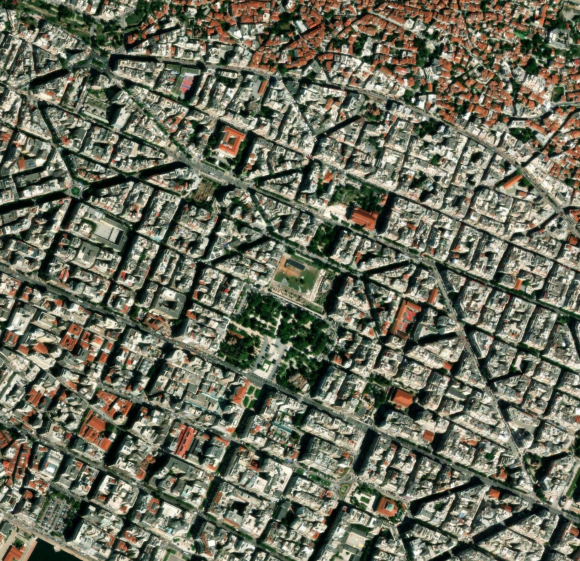
%> input picture im2.png, 1160 x 1122 px, given in place of im1.png, which was not available (shown at 1/2 size)
$ octave test.m   (GNU Octave 9; MATLAB toolbox functions it lacks are replaced by stand-ins)
%> lines starting %> are read from the running program, lines starting %| are printed output that depends on the picture; pictures that were not available may be replaced by others from this repository, and a replacement may not be noted
### findCorners.m
function c = findCorners(I, sigma, k, Rthres)
% Function finding the corner points of an input image, using the Harris
% corner detection algorithm.
%
% Inputs:
%   I - the grayscale image
%   sigma - a float parameter, used for Gaussian mask.
%       ( Bigger sigma values lead to slower reduction of the Gaussian
%       mask, which leads to more neighbor pixels taken into account. )
%   k - a float parameter for Harris detection algorithm.
%       ( Bigger k values, makes the algorithm more biased towards
%       detecting corners in contrast to edges. )
%   Rthres - threshold value for keeping only the features (corners, edges)
%       with the strongest R value. (most likely to be true positive)
%
% Output:
%   c - A boolean vector, containing 1 if the particular pixel of the image
%       is a corner point.

    % Derivative masks
    [dx, dy] = meshgrid(-1:1, -1:1);

    % Compute the image derivatives
    Ix = conv2(double(I), dx, 'same');
    Iy = conv2(double(I), dy, 'same');

    % Compute products
    Ix2 = Ix.^2;
    Iy2 = Iy.^2;
    Ixy = Ix.*Iy;

    % Compute the sums of products at each pixel
    Sx2 = conv2(Ix2, fspecial('gaussian', 2*ceil(3*sigma)+1, sigma), 'same');
    Sy2 = conv2(Iy2, fspecial('gaussian', 2*ceil(3*sigma)+1, sigma), 'same');
    Sxy = conv2(Ixy, fspecial('gaussian', 2*ceil(3*sigma)+1, sigma), 'same');

    % Compute the Harris response
    R = (Sx2.*Sy2 - Sxy.^2) - k*(Sx2 + Sy2).^2;

    % Check if pixel is a corner
    c = R > Rthres;
end

### myDetectHarrisFeatures.m
function corners = myDetectHarrisFeatures(I, sigma, k, Rthres, show_im)
% Function finding the corner points of an input image, using the Harris
% corner detection algorithm.
%
% Inputs:
%   I - the grayscale image
%   sigma - a float parameter, used for Gaussian mask.
%       ( Bigger sigma values lead to slower reduction of the Gaussian
%       mask, which leads to more neighbor pixels taken into account. )
%   k - a float parameter for Harris detection algorithm.
%       ( Bigger k values, makes the algorithm more biased towards
%       detecting corners in contrast to edges. )
%   Rthres - threshold value for keeping only the features (corners, edges)
%       with the strongest R value. (most likely to be true positive)
%   show_im - a boolean parameter, for selecting whether to display the
%   image with corner points or not.
%
% Output:
%   corners - a Nx2 array, containing the (x, y) coordinates of the N
%   corner points found.

    % Find corners
    c = findCorners(I, sigma, k, Rthres);

    % Find corners coordinates (x,y)
    [x, y] = find(c);

    corners = zeros(length(x), 2);
    corners(:, 1) = x;
    corners(:, 2) = y;

    if show_im
        figure, clf;
        mat_corners = detectHarrisFeatures(I, 'MinQuality', 0.1);  %'MinQuality', 0.01 (default)
        imshow(I);
        hold on
        plot(mat_corners);
        title('Harris corners, using MATLAB implementation');
        hold off

        % Display the corners on the original image
        figure, clf;
        imshow(I);
        hold on
        plot(corners(:, 2), corners(:, 1), 'r+');
        title('Harris corners, using my implementation');
        hold off
    end
end

### test.m
% Test for matching descriptors

close all;
clc;

% Read the images and convert them to grayscale if not already
im1 = imread('im1.png');
%> im1 is the input picture: size 1122x1160x3 uint8; mean R, G, B 107.5, 109, 92.1

im2 = imread('im2.png');

% Get the size of the image
[~, ~, numberOfColors] = size(im1);
%> numberOfColors = 3

% If the image is RGB, convert it to grayscale
if numberOfColors > 1
    im1 = rgb2gray(im1);
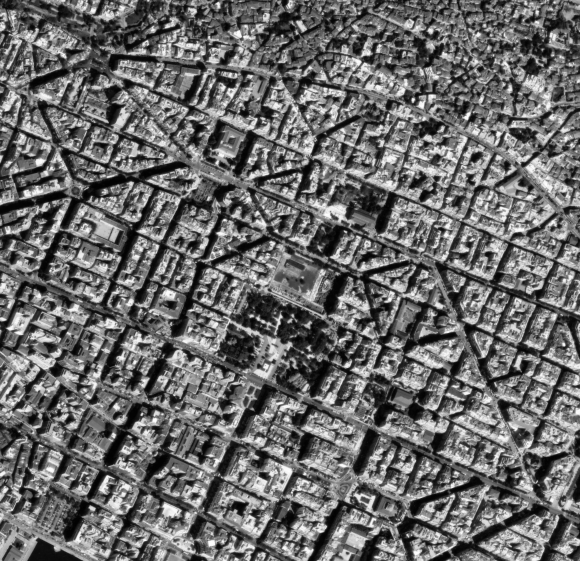
%> im1: size 1122x1160 uint8 (shown at 1/2 size); min 0, max 254, mean 106.6
end

% Get the size of the image
[~, ~, numberOfColors] = size(im2);

% If the image is RGB, convert it to grayscale
if numberOfColors > 1
    im2 = rgb2gray(im2);
end

% Harris Detector parameters
sigma = 0.33; % Gaussian smoothing parameter %0.3
threshold = 5000; % Threshold
k = 0.22; % Harris k constant %0.18
show_im = false; % Parameter for img display

% Detect corner points for image 1
points_1 = myDetectHarrisFeatures(im1, sigma, k, threshold, show_im);
%> in findCorners, `Ix = conv2(double(I), dx, 'same');`:
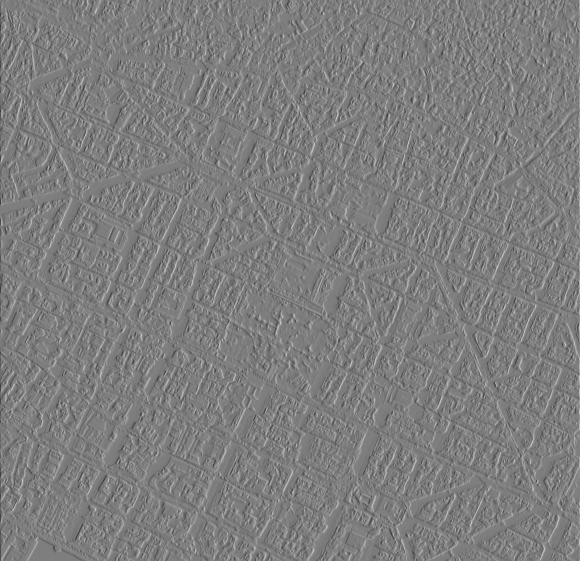
%> Ix: size 1122x1160 double (shown at 1/2 size); min -733, max 749, mean 0; drawn with min black and max white
%> in findCorners, `Iy = conv2(double(I), dy, 'same');`:
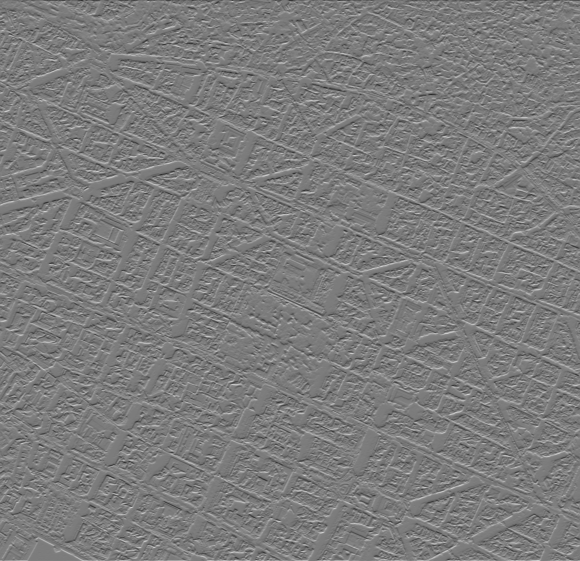
%> Iy: size 1122x1160 double (shown at 1/2 size); min -698, max 733, mean 0; drawn with min black and max white
%> in findCorners, `Ix2 = Ix.^2;`:
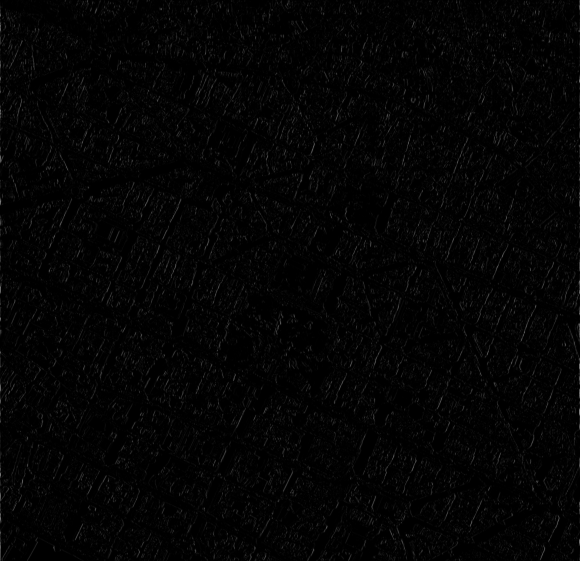
%> Ix2: size 1122x1160 double (shown at 1/2 size); min 0, max 561001, mean 9286.6; drawn with min black and max white
%> in findCorners, `Iy2 = Iy.^2;`:
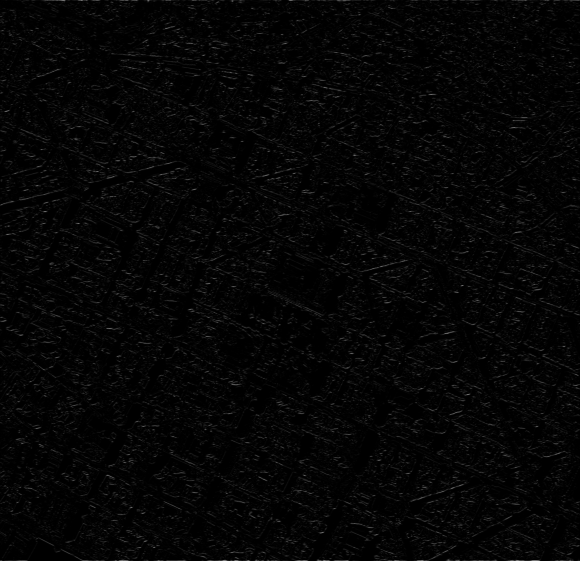
%> Iy2: size 1122x1160 double (shown at 1/2 size); min 0, max 537289, mean 11112; drawn with min black and max white
%> in findCorners, `Ixy = Ix.*Iy;`:
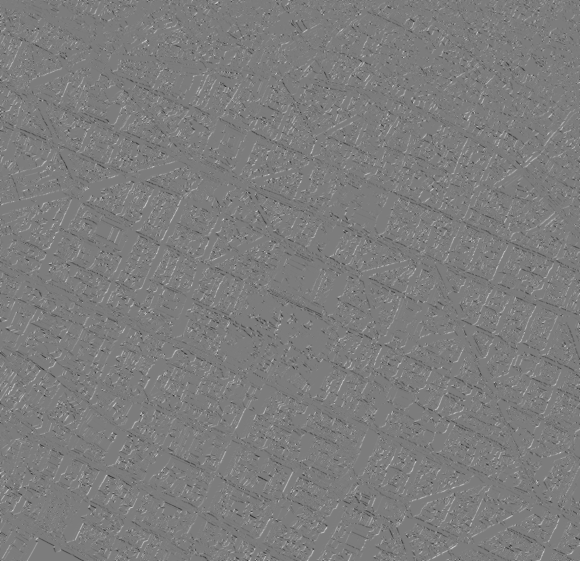
%> Ixy: size 1122x1160 double (shown at 1/2 size); min -126735, max 133238, mean 750.8; drawn with min black and max white
%> in findCorners, `R = (Sx2.*Sy2 - Sxy.^2) - k*(Sx2 + Sy2).^2;`:
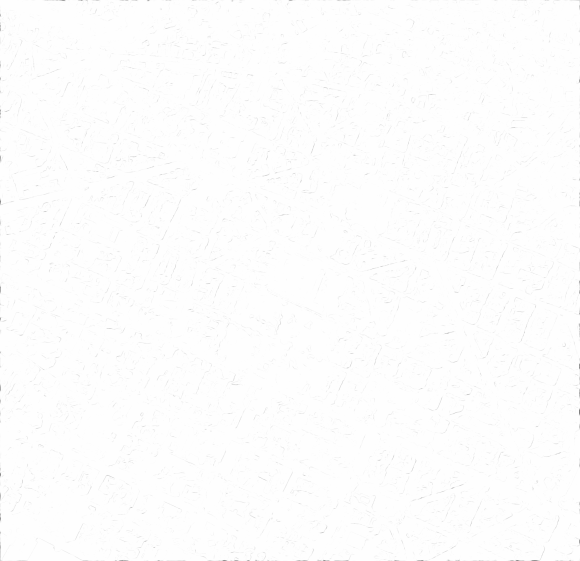
%> R: size 1122x1160 double (shown at 1/2 size); min -6.65e+10, max 3168789.1, mean -289934471.8; drawn with min black and max white
%> in findCorners, `c = R > Rthres;`: c: size 1122x1160 logical; 0.18% white in thin lines or dots
%> in myDetectHarrisFeatures, `[x, y] = find(c);`: x = 2367 values from 2 to 1121; y = 2367 values from 2 to 1159
%> points_1 = 2367 rows, first 12: [61 2; 85 2; 128 2; 256 2; 511 2; 514 2; 536 2; 538 2; 584 2; 609 2; 624 2; 824 2]

% Detect corner points for image 2
points_2 = myDetectHarrisFeatures(im2, sigma, k, threshold, show_im);
%> points_2 has the same summary as points_1

% Perform the descriptor matching, by calling the appropriate function
percentageThreshold = 0.8; % threshold for keeping only percentage of the points with the strongest simillarity
descriptor_upgrade = false; % which version of the descriptor to use
show_im_matching = true; % whether to show the images with the matching points or not
%> (the run ends here)
